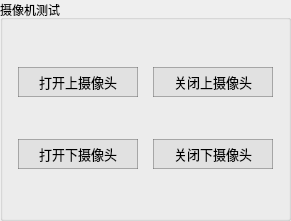
       <widget class="QGroupBox" name="groupBox_18">
        <property name="geometry">
         <rect>
          <x>680</x>
          <y>240</y>
          <width>291</width>
          <height>221</height>
         </rect>
        </property>
        <property name="title">
         <string>摄像机测试</string>
        </property>
        <layout class="QGridLayout" name="gridLayout_17">
         <property name="leftMargin">
          <number>15</number>
         </property>
         <property name="rightMargin">
          <number>15</number>
         </property>
         <item row="2" column="0">
          <layout class="QHBoxLayout" name="horizontalLayout_100">
           <item>
            <widget class="QPushButton" name="button_openDownCamera_Exit">
             <property name="minimumSize">
              <size>
               <width>120</width>
               <height>30</height>
              </size>
             </property>
             <property name="font">
              <font>
               <pointsize>10</pointsize>
              </font>
             </property>
             <property name="styleSheet">
              <string notr="true">QPushButton{
	border-style:solid;
	border-width:1px;
	color: rgb(0, 0, 0);
	background-color: rgba(225, 225, 225);
	border-color:rgba(100, 100, 100, 120);
}

QPushButton:hover{
	color:rgba(0,0,0,200);
	background-color:rgb(240, 248, 248);
	border-color: rgb(0, 150, 250);
}

QPushButton:pressed{
	border-style:inset;
	color:rgba(0,0,0,150);
	background-color: rgba(225, 225, 225);
	border-color: rgba(0, 163, 245);
}</string>
             </property>
             <property name="text">
              <string>打开下摄像头</string>
             </property>
            </widget>
           </item>
           <item>
            <spacer name="horizontalSpacer_53">
             <property name="orientation">
              <enum>Qt::Horizontal</enum>
             </property>
             <property name="sizeHint" stdset="0">
              <size>
               <width>40</width>
               <height>20</height>
              </size>
             </property>
            </spacer>
           </item>
           <item>
            <widget class="QPushButton" name="button_closeDownCamera_Exit">
             <property name="minimumSize">
              <size>
               <width>120</width>
               <height>30</height>
              </size>
             </property>
             <property name="font">
              <font>
               <pointsize>10</pointsize>
              </font>
             </property>
             <property name="styleSheet">
              <string notr="true">QPushButton{
	border-style:solid;
	border-width:1px;
	color: rgb(0, 0, 0);
	background-color: rgba(225, 225, 225);
	border-color:rgba(100, 100, 100, 120);
}

QPushButton:hover{
	color:rgba(0,0,0,200);
	background-color:rgb(240, 248, 248);
	border-color: rgb(0, 150, 250);
}

QPushButton:pressed{
	border-style:inset;
	color:rgba(0,0,0,150);
	background-color: rgba(225, 225, 225);
	border-color: rgba(0, 163, 245);
}</string>
             </property>
             <property name="text">
              <string>关闭下摄像头</string>
             </property>
            </widget>
           </item>
          </layout>
         </item>
         <item row="1" column="0">
          <layout class="QHBoxLayout" name="horizontalLayout_101">
           <item>
            <widget class="QPushButton" name="button_openUpCamera_Exit">
             <property name="minimumSize">
              <size>
               <width>120</width>
               <height>30</height>
              </size>
             </property>
             <property name="font">
              <font>
               <pointsize>10</pointsize>
              </font>
             </property>
             <property name="styleSheet">
              <string notr="true">QPushButton{
	border-style:solid;
	border-width:1px;
	color: rgb(0, 0, 0);
	background-color: rgba(225, 225, 225);
	border-color:rgba(100, 100, 100, 120);
}

QPushButton:hover{
	color:rgba(0,0,0,200);
	background-color:rgb(240, 248, 248);
	border-color: rgb(0, 150, 250);
}

QPushButton:pressed{
	border-style:inset;
	color:rgba(0,0,0,150);
	background-color: rgba(225, 225, 225);
	border-color: rgba(0, 163, 245);
}</string>
             </property>
             <property name="text">
              <string>打开上摄像头</string>
             </property>
            </widget>
           </item>
           <item>
            <spacer name="horizontalSpacer_54">
             <property name="orientation">
              <enum>Qt::Horizontal</enum>
             </property>
             <property name="sizeHint" stdset="0">
              <size>
               <width>40</width>
               <height>20</height>
              </size>
             </property>
            </spacer>
           </item>
           <item>
            <widget class="QPushButton" name="button_closeUpCamera_Exit">
             <property name="minimumSize">
              <size>
               <width>120</width>
               <height>30</height>
              </size>
             </property>
             <property name="font">
              <font>
               <pointsize>10</pointsize>
              </font>
             </property>
             <property name="styleSheet">
              <string notr="true">QPushButton{
	border-style:solid;
	border-width:1px;
	color: rgb(0, 0, 0);
	background-color: rgba(225, 225, 225);
	border-color:rgba(100, 100, 100, 120);
}

QPushButton:hover{
	color:rgba(0,0,0,200);
	background-color:rgb(240, 248, 248);
	border-color: rgb(0, 150, 250);
}

QPushButton:pressed{
	border-style:inset;
	color:rgba(0,0,0,150);
	background-color: rgba(225, 225, 225);
	border-color: rgba(0, 163, 245);
}</string>
             </property>
             <property name="text">
              <string>关闭上摄像头</string>
             </property>
            </widget>
           </item>
          </layout>
         </item>
        </layout>
       </widget>
